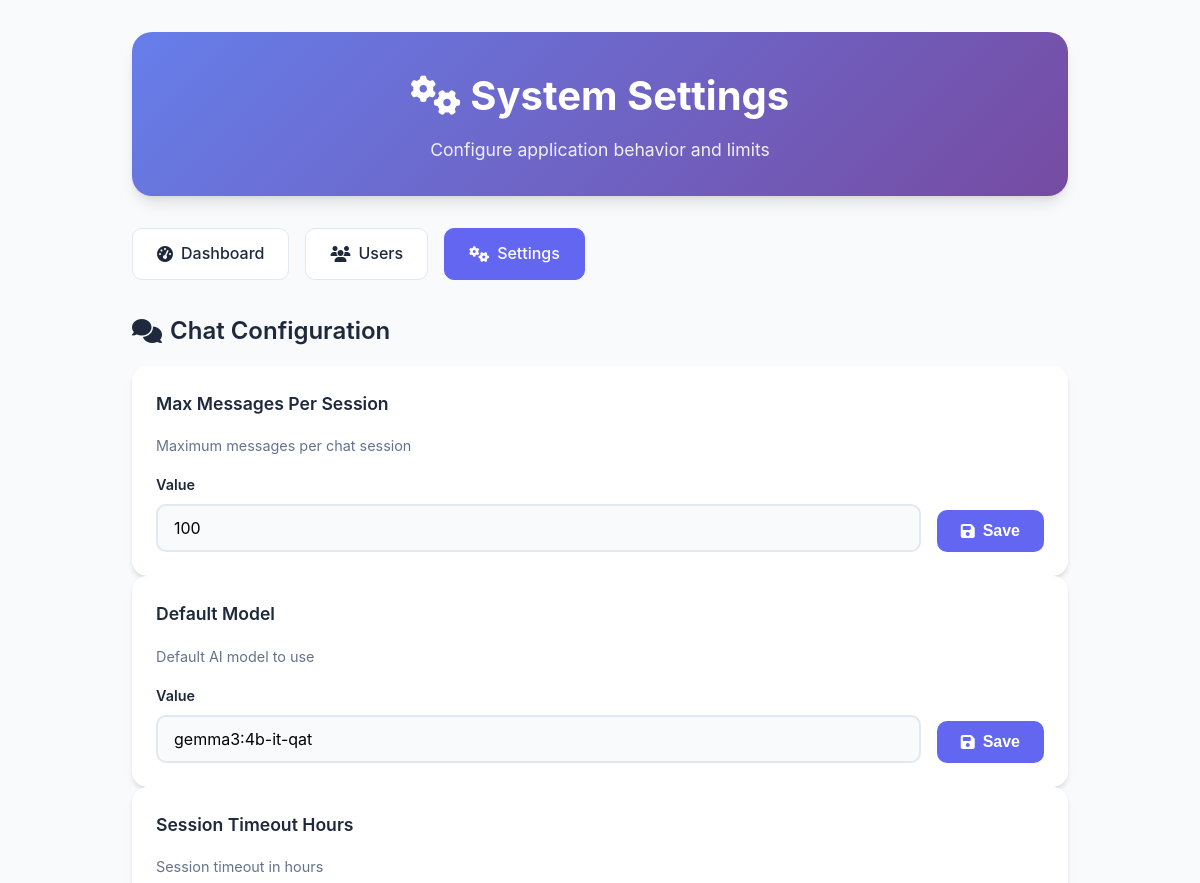
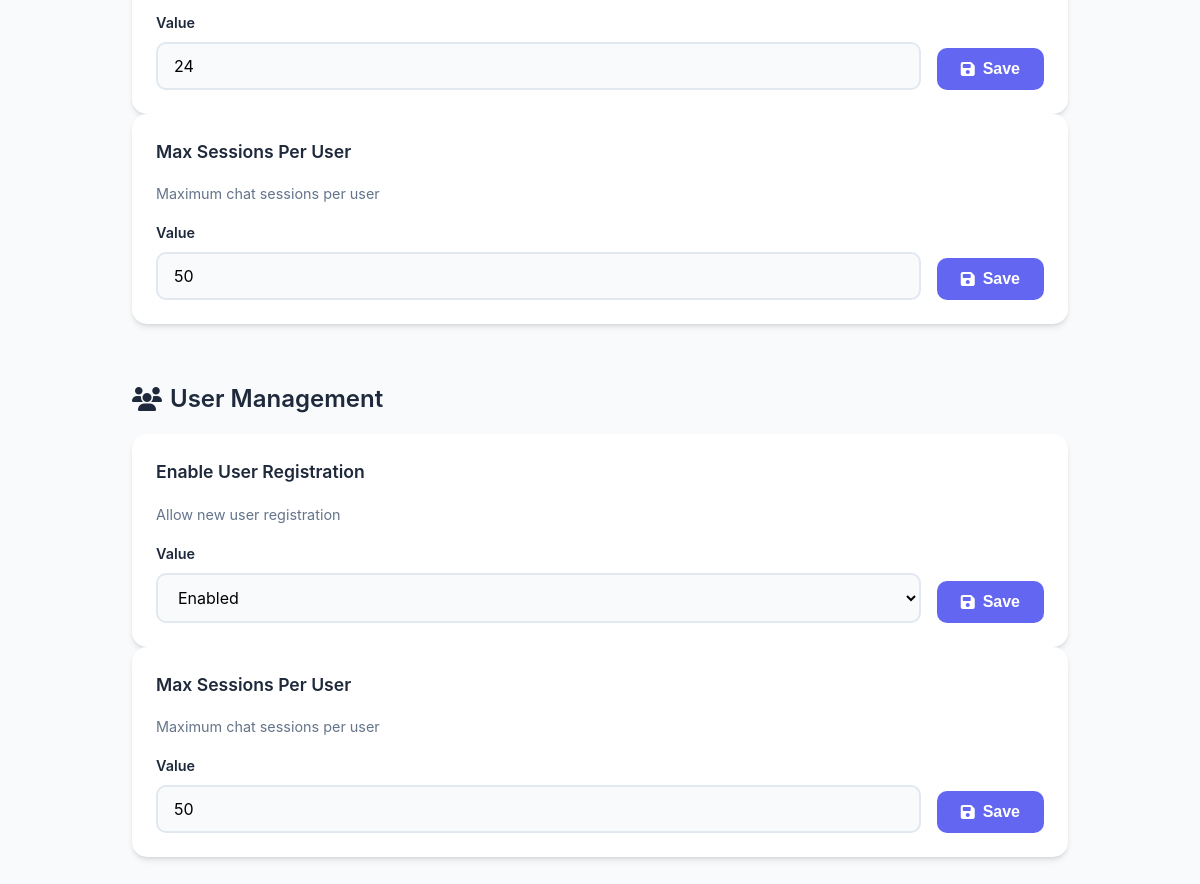
The app's page /admin/settings (signed in) with its own data (2 pictures, top to bottom).
### models.py (models this page shows, shortened)
class SystemSettings(db.Model):
    __tablename__ = 'system_settings'
    id = db.Column(db.Integer, primary_key=True)
    key = db.Column(db.String(100), unique=True, nullable=False)
    value = db.Column(db.Text, nullable=False)
    description = db.Column(db.Text, nullable=True)
    updated_at = db.Column(db.DateTime, default=datetime.utcnow, onupdate=datetime.utcnow, nullable=False)

### app.py (the view)
        def decorated_function(*args, **kwargs):
            if not current_user.is_authenticated:
                return redirect(url_for('login'))
            if not current_user.has_role(role):
                flash('Access denied. Insufficient permissions.', 'error')
                return redirect(url_for('index'))
            return f(*args, **kwargs)

### app.py (called while the page is built)
@login_manager.user_loader
def load_user(user_id):
    return User.query.get(int(user_id))

def require_role(role):
    def decorator(f):
        def decorated_function(*args, **kwargs):
            if not current_user.is_authenticated:
                return redirect(url_for('login'))
            if not current_user.has_role(role):
                flash('Access denied. Insufficient permissions.', 'error')
                return redirect(url_for('index'))
            return f(*args, **kwargs)
        decorated_function.__name__ = f.__name__
        return decorated_function
    return decorator

@app.route('/admin/settings')
@login_required
@require_role(UserRole.ADMIN)
def admin_settings():
    settings = SystemSettings.query.all()
    return render_template('admin/settings.html', settings=settings)

### models.py (called while the page is built)
    def has_role(self, role):
        role_hierarchy = {
            UserRole.ADMIN: 4,
            UserRole.MODERATOR: 3,
            UserRole.PREMIUM: 2,
            UserRole.BASIC: 1
        }
        return role_hierarchy.get(self.role, 0) >= role_hierarchy.get(role, 0)

### templates/admin/settings.html (shortened to what this page needs)
<!DOCTYPE html>
<html lang="en">
<head>
  <link href="https://cdnjs.cloudflare.com/ajax/libs/font-awesome/6.4.0/css/all.min.css" rel="stylesheet">
</head>
<body>
  <div class="container">
    <div class="header">
      <h1><i class="fas fa-cogs"></i> System Settings</h1>
      <p>Configure application behavior and limits</p>
    </div>
    <div class="nav-bar">
      <a href="{{ url_for('admin_dashboard') }}" class="nav-btn">
        <i class="fas fa-tachometer-alt"></i> Dashboard
      </a>
      <a href="{{ url_for('admin_users') }}" class="nav-btn">
        <i class="fas fa-users"></i> Users
      </a>
      <a href="{{ url_for('admin_settings') }}" class="nav-btn active">
        <i class="fas fa-cogs"></i> Settings
      </a>
    </div>
    <div class="settings-grid">
      <div class="setting-category">
        <h2 class="category-title">
          <i class="fas fa-comments"></i> Chat Configuration
        </h2>
        {% for setting in settings %}
          {% if 'session' in setting.key or 'message' in setting.key or 'model' in setting.key %}
          <div class="setting-card">
            <div class="setting-header">
              <div class="setting-title">{{ setting.key.replace('_', ' ').title() }}</div>
            </div>
            <div class="setting-description">{{ setting.description or 'No description available' }}</div>
            <form method="POST" action="{{ url_for('admin_update_setting', key=setting.key) }}" class="setting-form">
              <div class="form-group">
                <label for="value_{{ setting.key }}">Value</label>
                {% if setting.key == 'enable_user_registration' %}
                  <select name="value" id="value_{{ setting.key }}">
                    <option value="true" {% if setting.value == 'true' %}selected{% endif %}>Enabled</option>
                    <option value="false" {% if setting.value == 'false' %}selected{% endif %}>Disabled</option>
                  </select>
                {% else %}
                  <input type="text" name="value" id="value_{{ setting.key }}" value="{{ setting.value }}" required>
                {% endif %}
              </div>
              <button type="submit" class="btn btn-primary">
                <i class="fas fa-save"></i> Save
              </button>
            </form>
          </div>
          {% endif %}
        {% endfor %}
      </div>
      <div class="setting-category">
        <h2 class="category-title">
          <i class="fas fa-users"></i> User Management
        </h2>
        {% for setting in settings %}
          {% if 'user' in setting.key or 'registration' in setting.key %}
          <div class="setting-card">
            <div class="setting-header">
              <div class="setting-title">{{ setting.key.replace('_', ' ').title() }}</div>
            </div>
            <div class="setting-description">{{ setting.description or 'No description available' }}</div>
            <form method="POST" action="{{ url_for('admin_update_setting', key=setting.key) }}" class="setting-form">
              <div class="form-group">
                <label for="value_{{ setting.key }}">Value</label>
                {% if setting.key == 'enable_user_registration' %}
                  <select name="value" id="value_{{ setting.key }}">
                    <option value="true" {% if setting.value == 'true' %}selected{% endif %}>Enabled</option>
                  </select>
                {% else %}
                  <input type="text" name="value" id="value_{{ setting.key }}" value="{{ setting.value }}" required>
                {% endif %}
              </div>
              <button type="submit" class="btn btn-primary">
                <i class="fas fa-save"></i> Save
              </button>
            </form>
          </div>
          {% endif %}
        {% endfor %}
      </div>
    </div>
  </div>
</body>
</html>

### templates/admin/settings.html (style rules this page uses)
:root { --primary: #6366f1; --primary-dark: #4f46e5; --primary-light: #818cf8; --secondary: #f8fafc; --accent: #e0e7ff; --text-primary: #1e293b; --text-secondary: #64748b; --text-muted: #94a3b8; --border: #e2e8f0; --border-light: #f1f5f9; --success: #10b981; --error: #ef4444; --warning: #f59e0b; --bg-gradient: linear-gradient(135deg, #667eea 0%, #764ba2 100%); --shadow-sm: 0 1px 2px 0 rgb(0 0 0 / 0.05); --shadow-md: 0 4px 6px -1px rgb(0 0 0 / 0.1), 0 2px 4px -2px rgb(0 0 0 / 0.1); --shadow-lg: 0 10px 15px -3px rgb(0 0 0 / 0.1), 0 4px 6px -4px rgb(0 0 0 / 0.1); --shadow-xl: 0 20px 25px -5px rgb(0 0 0 / 0.1), 0 8px 10px -6px rgb(0 0 0 / 0.1); }
* { margin: 0; padding: 0; box-sizing: border-box; }
body { font-family: -apple-system, BlinkMacSystemFont, 'Segoe UI', Roboto, 'Helvetica Neue', Arial, sans-serif; background: var(--secondary); color: var(--text-primary); line-height: 1.6; }
.container { max-width: 1000px; margin: 0 auto; padding: 2rem; }
.header { background: var(--bg-gradient); color: white; padding: 2rem; border-radius: 20px; margin-bottom: 2rem; text-align: center; box-shadow: var(--shadow-lg); }
.header h1 { font-size: 2.5rem; margin-bottom: 0.5rem; }
.header p { opacity: 0.9; font-size: 1.1rem; }
.nav-bar { display: flex; gap: 1rem; margin-bottom: 2rem; flex-wrap: wrap; }
.nav-btn { padding: 0.75rem 1.5rem; background: white; border: 1px solid var(--border); border-radius: 10px; text-decoration: none; color: var(--text-primary); font-weight: 500; transition: all 0.2s ease; display: flex; align-items: center; gap: 0.5rem; }
.nav-btn.active { background: var(--primary); color: white; border-color: var(--primary); }
.settings-grid { display: grid; gap: 1.5rem; }
.setting-card { background: white; border-radius: 15px; padding: 1.5rem; box-shadow: var(--shadow-md); }
.setting-header { display: flex; align-items: center; justify-content: space-between; margin-bottom: 1rem; }
.setting-title { font-size: 1.1rem; font-weight: 600; color: var(--text-primary); }
.setting-description { color: var(--text-secondary); font-size: 0.9rem; margin-bottom: 1rem; }
.setting-form { display: flex; gap: 1rem; align-items: flex-end; }
.form-group { flex: 1; }
.form-group label { display: block; margin-bottom: 0.5rem; font-weight: 600; color: var(--text-primary); font-size: 0.9rem; }
.form-group input, .form-group select { width: 100%; padding: 0.75rem 1rem; border: 2px solid var(--border); border-radius: 10px; font-size: 1rem; font-family: inherit; transition: all 0.2s ease; background: var(--secondary); }
.btn { padding: 0.75rem 1.5rem; border: none; border-radius: 10px; font-size: 1rem; font-weight: 600; cursor: pointer; text-decoration: none; display: inline-flex; align-items: center; gap: 0.5rem; transition: all 0.2s ease; }
.btn-primary { background: var(--primary); color: white; }
.setting-category { margin-bottom: 2rem; }
.category-title { font-size: 1.5rem; font-weight: 600; color: var(--text-primary); margin-bottom: 1rem; display: flex; align-items: center; gap: 0.5rem; }

### records on screen
SystemSettings: key.replace "Max Messages Per Session", description "Maximum messages per chat session", value "100"
SystemSettings: key.replace "Default Model", description "Default AI model to use", value "gemma3:4b-it-qat"
SystemSettings: key.replace "Session Timeout Hours", description "Session timeout in hours", value "24"
SystemSettings: key.replace "Max Sessions Per User", description "Maximum chat sessions per user", value "50"
SystemSettings: key.replace "Enable User Registration", description "Allow new user registration", value "Enabled"
